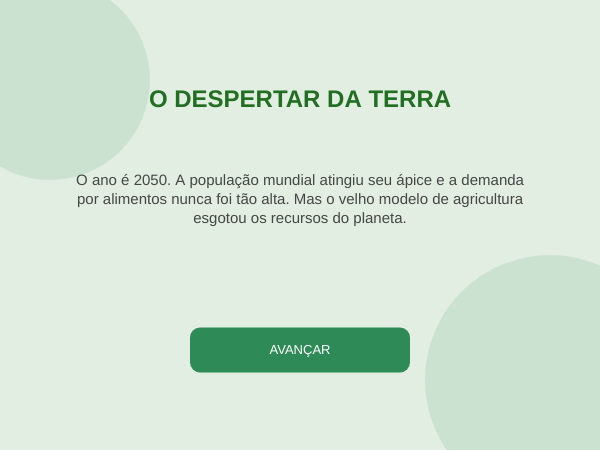
Frame 1 (no input)
Frame 60 (no input): identical to frame 1, image omitted
Frame 120 (the mouse pressed at the canvas centre since frame 60): identical to frame 1, image omitted

The p5.js sketch that drew this single still picture (run headless with seeded random() and noise() and a simulated clock; from frame 60 on, the mouse is pressed at the canvas centre):

// p5.js sketch
// ── sketch.js
// Variáveis de Estado
let estado = "INTRO_1"; // INTRO_1, INTRO_2, PERGUNTA_1, PERGUNTA_2, PERGUNTA_3, JOGO, FIM
let dinheiro = 100; 
let saudeSolo = 50; 

// Elementos do Jogo
let paineisSolares = [];
let nuvensPoluicao = [];
let tempoRestante = 25; 
let timerFim = 0;

function setup() {
  createCanvas(600, 450);
  textAlign(CENTER, CENTER);
  rectMode(CENTER);
}

function draw() {
  // Fundo degradê suave simulando o horizonte do campo
  background(225, 238, 225); 
  
  if (estado === "INTRO_1") {
    telaNarrativa("O DESPERTAR DA TERRA", "O ano é 2050. A população mundial atingiu seu ápice e a demanda por alimentos nunca foi tão alta. Mas o velho modelo de agricultura esgotou os recursos do planeta.", "AVANÇAR", "INTRO_2");
  } else if (estado === "INTRO_2") {
    telaNarrativa("A SUA MISSÃO", "Você foi escolhido para liderar a transição ecológica de uma grande fazenda. Através da ciência, dados e respeito à natureza, sua missão é alimentar o mundo sem destruir o solo.", "INICIAR DESAFIO", "PERGUNTA_1");
  } else if (estado === "PERGUNTA_1") {
    telaQuiz("1) O SEGREDO DO SOLO", "Para regenerar a terra e capturar carbono da atmosfera,\nqual estratégia de ponta sua fazenda deve adotar?", "A) Plantio Direto e Integração Lavoura-Pecuária-Floresta (ILPF)", "B) Monocultura intensiva com aração profunda do terreno", 'A');
  } else if (estado === "PERGUNTA_2") {
    telaQuiz("2) A REVOLUÇÃO INVISÍVEL", "Os defensivos químicos tradicionais estão degradando o ecossistema.\nQual alternativa biológica substitui esses produtos com segurança?", "A) Fertilizantes sintéticos de alta solubilidade química", "B) Bioinsumos baseados em microrganismos e fungos benéficos", 'B');
  } else if (estado === "PERGUNTA_3") {
    telaQuiz("3) OLHOS NO CÉU, PÉS NA TERRA", "Sua fazenda quer zerar as emissões de carbono e monitorar a saúde das plantas em tempo real. Qual tecnologia viabiliza isso?", "A) Inteligência Artificial aliada a sensores IoT e imagens de satélite", "B) Tratores maiores movidos a combustíveis fósseis comuns", 'A');
  } else if (estado === "JOGO") {
    executarSimulador();
  } else if (estado === "FIM") {
    telaResultado();
  }
}

// --- DESIGN DAS TELAS FLUIDAS E NARRATIVAS ---

function telaNarrativa(titulo, texto, textoBotao, proximoEstado) {
  // Detalhe visual de folhas ao fundo
  noStroke();
  fill(46, 139, 87, 30);
  ellipse(50, 80, 200, 200);
  ellipse(550, 380, 250, 250);

  // Título Elegante
  fill(34, 110, 34);
  textSize(24);
  textStyle(BOLD);
  text(titulo, width / 2, 100);
  
  // Texto Centralizado com espaçamento correto
  textStyle(NORMAL);
  fill(70);
  textSize(15);
  text(texto, width / 2, 200, 460, 150); // Caixa de texto centralizada para quebra automática
  
  // Botão estilizado
  desenharBotaoElegante(width / 2, 350, 220, 45, textoBotao, color(46, 139, 87));
}

function telaQuiz(titulo, pergunta, optA, optB, correta) {
  // Cabeçalho da pergunta
  fill(34, 110, 34);
  textSize(20);
  textStyle(BOLD);
  text(titulo, width / 2, 60);
  
  // Pergunta contextualizada
  textStyle(NORMAL);
  fill(80);
  textSize(14);
  text(pergunta, width / 2, 120);
  
  // Opções de resposta em caixas elegantes
  desenharBotaoElegante(width / 2, 210, 480, 55, optA, color(255), color(46, 139, 87));
  desenharBotaoElegante(width / 2, 285, 480, 55, optB, color(255), color(46, 139, 87));
  
  // Indicador de fundos lá embaixo
  fill(110);
  textSize(13);
  text("Verba de Investimento Atual: $" + dinheiro, width / 2, 385);
}

// --- GAMEPLAY DO SIMULADOR ---

function iniciarSimulador() {
  estado = "JOGO";
  timerFim = millis() + tempoRestante * 1000;
  paineisSolares = [];
  nuvensPoluicao = [];
}

function executarSimulador() {
  let segundos = ceil((timerFim - millis()) / 1000);
  if (segundos <= 0 || saudeSolo <= 0) estado = "FIM";

  if (frameCount % 30 === 0) saudeSolo -= 2; 

  // Terreno muda dinamicamente de cor baseado na saúde
  noStroke();
  fill(145 - saudeSolo * 0.9, 85 + saudeSolo * 1.1, 30); 
  rect(width / 2, height - 100, width, 200); 

  // Interface Superior Limpa
  fill(60);
  textSize(14);
  textStyle(BOLD);
  textAlign(LEFT);
  text("Verba: $" + dinheiro, 30, 35);
  text("Saúde do Solo: " + max(0, floor(saudeSolo)) + "%", 150, 35);
  textAlign(RIGHT);
  text("Tempo Restante: " + segundos + "s", width - 30, 35);
  textAlign(CENTER);
  textStyle(NORMAL);

  // Ações da Fazenda do Futuro
  desenharBotaoElegante(160, 85, 250, 40, "Tratamento Bioinsumo (-$50)", color(34, 139, 34));
  desenharBotaoElegante(440, 85, 250, 40, "Instalar Painel Solar (-$80)", color(70, 130, 180));

  // Renderizar Painéis Solares comprados
  for (let p of paineisSolares) {
    fill(40, 70, 140);
    rect(p.x, p.y, 35, 20, 3);
    fill(255, 230, 100);
    ellipse(p.x, p.y - 12, 6, 6);
    if (frameCount % 60 === 0) dinheiro += 10; 
  }

  // Nuvens de degradação ambiental
  if (random(1) < 0.02) nuvensPoluicao.push({ x: width, y: random(280, 340), v: random(1.5, 3) });

  for (let i = nuvensPoluicao.length - 1; i >= 0; i--) {
    nuvensPoluicao[i].x -= nuvensPoluicao[i].v;
    fill(120, 110, 100, 180);
    ellipse(nuvensPoluicao[i].x, nuvensPoluicao[i].y, 40, 22);
    
    if (nuvensPoluicao[i].x < 0) {
      saudeSolo -= 6;
      nuvensPoluicao.splice(i, 1);
    }
  }
}

function telaResultado() {
  textSize(24);
  textStyle(BOLD);
  
  if (saudeSolo >= 72) {
    fill(34, 139, 34);
    text("FAZENDA MODELO SUSTENTÁVEL", width / 2, 120);
    textSize(15);
    textStyle(NORMAL);
    fill(70);
    text("Parabéns! Você provou que tecnologia e ecologia andam juntas.\nO solo está fértil e sua produção está protegida para as próximas gerações.", width / 2, 180);
  } else if (saudeSolo > 0) {
    fill(218, 165, 32);
    text("FAZENDA TRADICIONAL", width / 2, 120);
    textSize(15);
    textStyle(NORMAL);
    fill(70);
    text("A fazenda sobreviveu ao tempo, mas o solo ficou desgastado.\nFalta investir mais em créditos de carbono e bioinsumos.", width / 2, 180);
  } else {
    fill(178, 34, 34);
    text("FAZENDA INSUBISTENTÁVEL", width / 2, 120);
    textSize(15);
    textStyle(NORMAL);
    fill(70);
    text("O ecossistema faliu. A erosão e a falta de nutrientes mataram o solo.\nO futuro exige práticas puramente regenerativas.", width / 2, 180);
  }

  textSize(15);
  fill(0);
  text("Recursos Finais: $" + dinheiro + "  |  Nutrição do Solo: " + floor(max(0, saudeSolo)) + "%", width / 2, 270);

  desenharBotaoElegante(width / 2, 360, 220, 45, "RECOMEÇAR JORNADA", color(90));
}

// --- FUNÇÃO AUXILIAR DE COMPONENTES VISUAIS ---

function desenharBotaoElegante(x, y, l, a, txt, corFundo, corBorda) {
  strokeWeight(1.5);
  if (corBorda) {
    stroke(corBorda);
    fill(corFundo);
  } else {
    noStroke();
    fill(corFundo);
  }
  rect(x, y, l, a, 10); // Cantos arredondados modernos
  
  noStroke();
  // Se for botão branco com borda, pinta o texto de escuro
  if (corBorda) fill(40); 
  else fill(255); 
  
  textSize(13);
  text(txt, x, y, l - 10, a - 10);
}

// --- GERENCIADOR DE CLIQUES ---

function mousePressed() {
  if (estado === "INTRO_1") {
    if (mouseX > width/2 - 110 && mouseX < width/2 + 110 && mouseY > 350 - 22 && mouseY < 350 + 22) estado = "INTRO_2";
  } 
  else if (estado === "INTRO_2") {
    if (mouseX > width/2 - 110 && mouseX < width/2 + 110 && mouseY > 350 - 22 && mouseY < 350 + 22) {
      dinheiro = 100;
      saudeSolo = 50;
      estado = "PERGUNTA_1";
    }
  } 
  else if (estado === "PERGUNTA_1") {
    if (mouseX > width/2 - 240 && mouseX < width/2 + 240) {
      if (mouseY > 210 - 27 && mouseY < 210 + 27) { dinheiro += 100; estado = "PERGUNTA_2"; } // Acertou A
      if (mouseY > 285 - 27 && mouseY < 285 + 27) estado = "PERGUNTA_2"; // Errou B
    }
  } 
  else if (estado === "PERGUNTA_2") {
    if (mouseX > width/2 - 240 && mouseX < width/2 + 240) {
      if (mouseY > 210 - 27 && mouseY < 210 + 27) estado = "PERGUNTA_3"; // Errou A
      if (mouseY > 285 - 27 && mouseY < 285 + 27) { dinheiro += 100; estado = "PERGUNTA_3"; } // Acertou B
    }
  } 
  else if (estado === "PERGUNTA_3") {
    if (mouseX > width/2 - 240 && mouseX < width/2 + 240) {
      if (mouseY > 210 - 27 && mouseY < 210 + 27) { dinheiro += 100; iniciarSimulador(); } // Acertou A
      if (mouseY > 285 - 27 && mouseY < 285 + 27) iniciarSimulador(); // Errou B
    }
  } 
  else if (estado === "JOGO") {
    // Botão Bioinsumo
    if (mouseX > 160 - 125 && mouseX < 160 + 125 && mouseY > 85 - 20 && mouseY < 85 + 20) {
      if (dinheiro >= 50) { dinheiro -= 50; saudeSolo = min(100, saudeSolo + 25); }
    }
    // Botão Painel Solar
    if (mouseX > 440 - 125 && mouseX < 440 + 125 && mouseY > 85 - 20 && mouseY < 85 + 20) {
      if (dinheiro >= 80 && paineisSolares.length < 8) {
        dinheiro -= 80;
        paineisSolares.push({ x: random(60, width - 60), y: random(360, 410) });
      }
    }
  } 
  else if (estado === "FIM") {
    if (mouseX > width/2 - 110 && mouseX < width/2 + 110 && mouseY > 360 - 22 && mouseY < 360 + 22) estado = "INTRO_1";
  }
}


// ── style.css
ahtml, body {
  margin: 0;
  padding: 0;
}
canvas {
  display: block;
}
